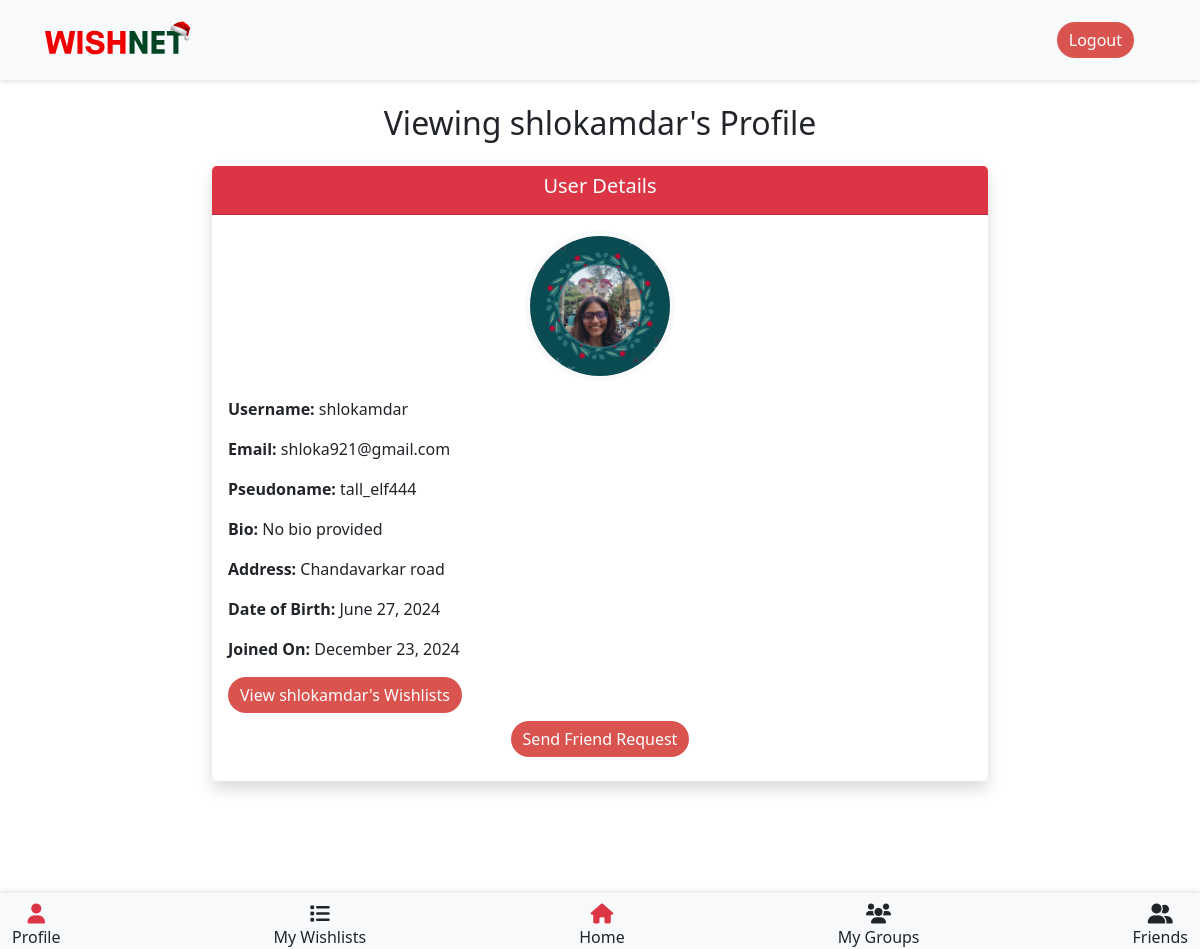
The page /accounts/view_profile/2/ on the database its author committed.
### accounts/models.py (models this page shows, shortened)
class CustomUser(AbstractUser):
    email = models.EmailField(unique=True)
    bio = models.TextField(blank=True, null=True)
    profile_picture = models.ImageField(upload_to='profile_pics/', blank=True, null=True)
    is_admin = models.BooleanField(default=False)
    date_of_birth = models.DateField(null=True, blank=True)
    pseudoname = models.CharField(max_length=100, blank=True, null=True)
    address = models.CharField(max_length=100, blank=True, null=True)
    groups = models.ManyToManyField('groups.Group', related_name='user_groups')

### accounts/views.py (the view)
# urls.py: path('view_profile/<int:user_id>/', views.view_profile, name='view_profile'),  # Profile page
def view_profile(request, user_id=None):
    user = get_object_or_404(get_user_model(), id=user_id if user_id else request.user.id)
    is_own_profile = request.user.id == user.id  # Check if the logged-in user is viewing their own profile
    return render(request, 'accounts/view_profile.html', {'user': user, 'is_own_profile': is_own_profile})

### accounts/templates/accounts/view_profile.html (shortened to what this page needs)
{% extends "dashboard_base.html" %}
{% load static %}
{% block navbar %}
<nav class="navbar navbar-expand-lg navbar-light bg-light">
    <div class="container-fluid">
        <a class="navbar-brand" href="{% url 'index' %}">
            <img src="{% static 'media/navbar.svg' %}" alt="Logo" class="img-fluid" style="max-width: 200px;">
        </a>
        <div class="offcanvas offcanvas-start" tabindex="-1" id="offcanvasNavbar" aria-labelledby="offcanvasNavbarLabel">
            <div class="offcanvas-body">
                <ul class="navbar-nav justify-content-end flex-grow-1 pe-3">
                    {% if user.is_authenticated %}
                    <a href="{% url 'accounts:logout' %}" class="btn btn-danger rounded-pill mx-2">Logout</a>
                    {% else %}
                    <a href="{% url 'accounts:login' %}" class="btn btn-white text-danger border border-danger rounded-pill mx-2">Login</a>
                    <a href="{% url 'accounts:register' %}" class="btn btn-danger text-white rounded-pill mx-2">Register</a>
                    {% endif %}
                </ul>
            </div>
        </div>
    </div>
</nav>
{% endblock navbar %}
{% block content %}
<div class="container my-4" style="max-width: 800px;">
    <h2 class="text-center mb-4">
        {% if user == request.user %}
            Your Profile
        {% else %}
            Viewing {{ user.username }}'s Profile
        {% endif %}
    </h2>
    <div class="card shadow">
        <div class="card-header bg-danger text-white text-center">
            <h5>
                {% if user == request.user %}
                    Your Details
                {% else %}
                    User Details
                {% endif %}
            </h5>
        </div>
        <div class="card-body">
            {% if user.profile_picture %}
                <div class="text-center mb-3">
                    <img src="{{ user.profile_picture.url }}" alt="{{ user.username }}'s Profile Picture"
                         class="img-fluid rounded-circle"
                         style="max-width: 150px; border: 5px solid #f8f9fa;">
                </div>
            {% else %}
                <div class="text-center mb-3">
                    <img src="{% static 'media/default.jpg' %}" alt="Default Profile Picture"
                         class="img-fluid rounded-circle"
                         style="max-width: 150px; border: 5px solid #f8f9fa;">
                </div>
            {% endif %}
            <p><strong>Username:</strong> {{ user.username }}</p>
            <p><strong>Email:</strong> {{ user.email }}</p>
            <p><strong>Pseudoname:</strong> {{ user.pseudoname|default:"Not provided" }}</p>
            <p><strong>Bio:</strong> {{ user.bio|default:"No bio provided" }}</p>
            <p><strong>Address:</strong> {{ user.address|default:"Not provided" }}</p>
            <p><strong>Date of Birth:</strong> {{ user.date_of_birth|date:"F j, Y"|default:"Not provided" }}</p>
            <p><strong>Joined On:</strong> {{ user.date_joined|date:"F j, Y" }}</p>
                <a href="{% url 'wishlists:wishlist_list' user_id=user.id %}" class="btn btn-danger rounded-pill mb-2">
                    {% if user == request.user %}
                        View My Wishlists
                    {% else %}
                        View {{ user.username }}'s Wishlists
                    {% endif %}
                </a>
            {% if user != request.user %}
                <div class="text-center">
                    {% if user in request.user.friends.all %}
                        <form method="POST" action="{% url 'friendship:remove_friend' user.id %}">
                            {% csrf_token %}
                            <button type="submit" class="btn btn-danger rounded-pill mb-2">
                                Remove Friend
                            </button>
                        </form>
                    {% else %}
                        <form method="POST" action="{% url 'friendship:send_friend_request' user.id %}">
                            <button type="submit" class="btn btn-danger rounded-pill mb-2">
                                Send Friend Request
                            </button>
                        </form>
                    {% endif %}
                </div>
            {% endif %}
        </div>
    </div>
</div>
{% endblock content %}

### rows shown on the page
CustomUser: username "shlokamdar", profile_picture (picture), email "shloka921@gmail.com", pseudoname "tall_elf444", bio "No bio provided", address "Chandavarkar road", date_of_birth "June 27, 2024", date_joined "December 23, 2024"
